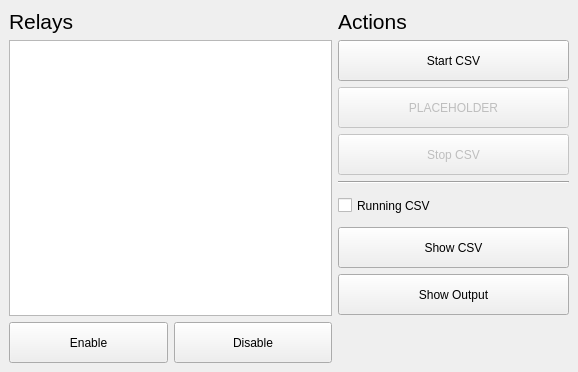
<?xml version="1.0" encoding="UTF-8"?>
<ui version="4.0">
 <class>MainWindow</class>
 <widget class="QMainWindow" name="MainWindow">
  <property name="geometry">
   <rect>
    <x>0</x>
    <y>0</y>
    <width>578</width>
    <height>372</height>
   </rect>
  </property>
  <property name="windowTitle">
   <string>Olfactory Controller</string>
  </property>
  <widget class="QWidget" name="central_widget">
   <layout class="QHBoxLayout" name="horizontalLayout">
    <item>
     <layout class="QVBoxLayout" name="relays_layout">
      <item>
       <widget class="QLabel" name="relays_label">
        <property name="font">
         <font>
          <pointsize>16</pointsize>
         </font>
        </property>
        <property name="text">
         <string>Relays</string>
        </property>
       </widget>
      </item>
      <item>
       <widget class="QListWidget" name="relays_list">
        <property name="focusPolicy">
         <enum>Qt::NoFocus</enum>
        </property>
        <property name="selectionMode">
         <enum>QAbstractItemView::ExtendedSelection</enum>
        </property>
       </widget>
      </item>
      <item>
       <layout class="QHBoxLayout" name="relays_button_layout">
        <item>
         <widget class="QPushButton" name="enable_button">
          <property name="minimumSize">
           <size>
            <width>0</width>
            <height>41</height>
           </size>
          </property>
          <property name="focusPolicy">
           <enum>Qt::NoFocus</enum>
          </property>
          <property name="text">
           <string>Enable</string>
          </property>
         </widget>
        </item>
        <item>
         <widget class="QPushButton" name="disable_button">
          <property name="minimumSize">
           <size>
            <width>0</width>
            <height>41</height>
           </size>
          </property>
          <property name="focusPolicy">
           <enum>Qt::NoFocus</enum>
          </property>
          <property name="text">
           <string>Disable</string>
          </property>
         </widget>
        </item>
       </layout>
      </item>
     </layout>
    </item>
    <item>
     <layout class="QVBoxLayout" name="actions_layout">
      <item>
       <widget class="QLabel" name="actions_label">
        <property name="minimumSize">
         <size>
          <width>231</width>
          <height>0</height>
         </size>
        </property>
        <property name="maximumSize">
         <size>
          <width>16777215</width>
          <height>31</height>
         </size>
        </property>
        <property name="font">
         <font>
          <pointsize>16</pointsize>
         </font>
        </property>
        <property name="text">
         <string>Actions</string>
        </property>
       </widget>
      </item>
      <item>
       <widget class="QPushButton" name="start_csv_button">
        <property name="minimumSize">
         <size>
          <width>231</width>
          <height>41</height>
         </size>
        </property>
        <property name="focusPolicy">
         <enum>Qt::NoFocus</enum>
        </property>
        <property name="text">
         <string>Start CSV</string>
        </property>
       </widget>
      </item>
      <item>
       <widget class="QPushButton" name="pause_csv_button">
        <property name="enabled">
         <bool>false</bool>
        </property>
        <property name="minimumSize">
         <size>
          <width>231</width>
          <height>41</height>
         </size>
        </property>
        <property name="focusPolicy">
         <enum>Qt::NoFocus</enum>
        </property>
        <property name="text">
         <string>PLACEHOLDER</string>
        </property>
       </widget>
      </item>
      <item>
       <widget class="QPushButton" name="stop_csv_button">
        <property name="enabled">
         <bool>false</bool>
        </property>
        <property name="minimumSize">
         <size>
          <width>231</width>
          <height>41</height>
         </size>
        </property>
        <property name="focusPolicy">
         <enum>Qt::NoFocus</enum>
        </property>
        <property name="text">
         <string>Stop CSV</string>
        </property>
       </widget>
      </item>
      <item>
       <widget class="Line" name="actions_separator">
        <property name="orientation">
         <enum>Qt::Horizontal</enum>
        </property>
       </widget>
      </item>
      <item>
       <widget class="QCheckBox" name="running_csv_checkbox">
        <property name="enabled">
         <bool>true</bool>
        </property>
        <property name="minimumSize">
         <size>
          <width>231</width>
          <height>31</height>
         </size>
        </property>
        <property name="focusPolicy">
         <enum>Qt::NoFocus</enum>
        </property>
        <property name="text">
         <string>Running CSV</string>
        </property>
        <property name="checkable">
         <bool>true</bool>
        </property>
        <property name="checked">
         <bool>false</bool>
        </property>
       </widget>
      </item>
      <item>
       <widget class="QPushButton" name="show_csv_button">
        <property name="enabled">
         <bool>true</bool>
        </property>
        <property name="minimumSize">
         <size>
          <width>231</width>
          <height>41</height>
         </size>
        </property>
        <property name="focusPolicy">
         <enum>Qt::NoFocus</enum>
        </property>
        <property name="text">
         <string>Show CSV</string>
        </property>
       </widget>
      </item>
      <item>
       <widget class="QPushButton" name="show_output_button">
        <property name="minimumSize">
         <size>
          <width>231</width>
          <height>41</height>
         </size>
        </property>
        <property name="focusPolicy">
         <enum>Qt::NoFocus</enum>
        </property>
        <property name="text">
         <string>Show Output</string>
        </property>
       </widget>
      </item>
      <item>
       <spacer name="actions_layout_stretch">
        <property name="orientation">
         <enum>Qt::Vertical</enum>
        </property>
        <property name="sizeHint" stdset="0">
         <size>
          <width>20</width>
          <height>40</height>
         </size>
        </property>
       </spacer>
      </item>
     </layout>
    </item>
   </layout>
  </widget>
 </widget>
 <resources/>
 <connections/>
</ui>
